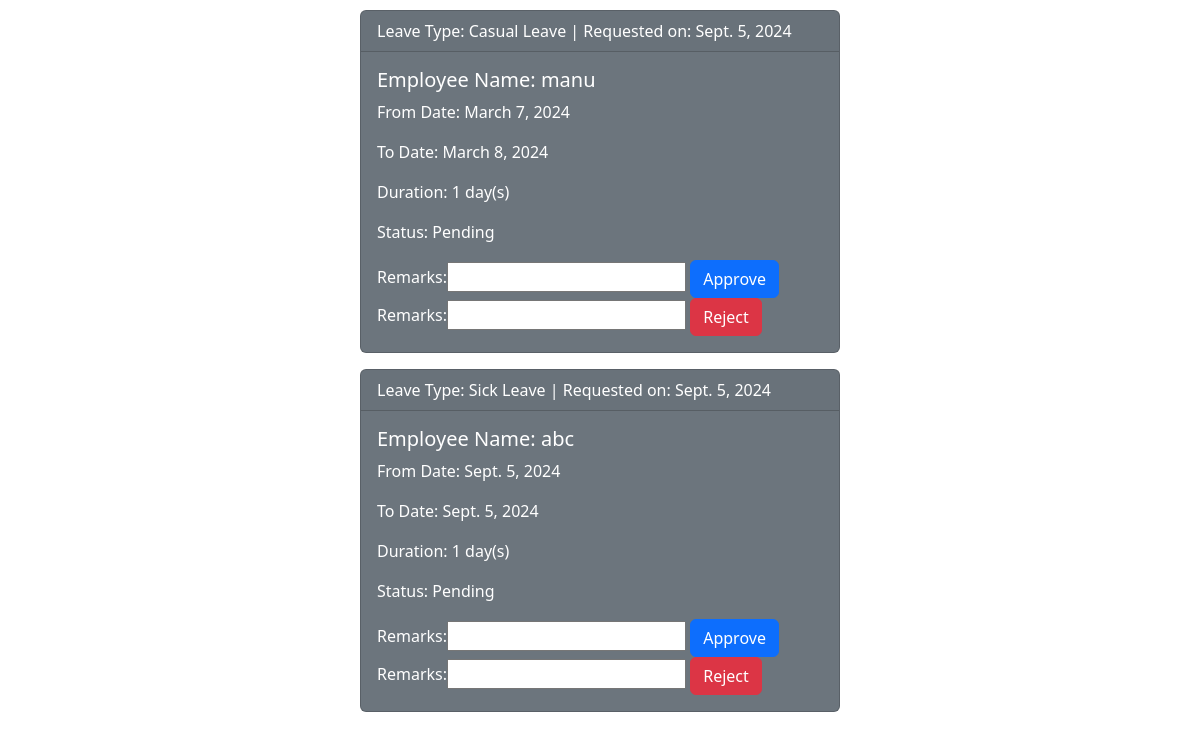
Screenshot of /dashboard/supervisor (signed in) with the database file from the repository.
### leaves/models.py (models this page shows, shortened)
class Leave(models.Model):
    _status = (
        ('P', 'Pending'),
        ('A', 'Approved'),
        ('R', 'Rejected'),
    )
    employee = models.ForeignKey(Profile, on_delete=models.CASCADE)
    supervisor = models.ForeignKey(Supervisor, on_delete=models.CASCADE)
    leave_type = models.ForeignKey(LeaveType, on_delete=models.CASCADE)
    start_date = models.DateField()
    end_date = models.DateField()
    duration = models.IntegerField()
    status = models.CharField(choices=_status, default=_status[0][0], max_length=1)
    reason = models.TextField()
    applied_on = models.DateTimeField(auto_now_add=True)
    remarks = models.CharField(max_length=200, null=True, blank=True)
    def __str__(self) -> str:
        return self.employee.employee.username

class LeaveType(models.Model):
    leave_type = models.CharField(max_length=50)
    def __str__(self) -> str:
        return self.leave_type

class Profile(models.Model):
    employee = models.OneToOneField(User, on_delete=models.CASCADE)
    emp_id = models.IntegerField(unique=True)
    dob = models.DateField()
    contact_number = models.IntegerField()
    email = models.EmailField()
    joining_date = models.DateField()
    last_working_date = models.DateField(null=True, blank=True)
    active = models.BooleanField(default=False)
    supervisor = models.ForeignKey(Supervisor, on_delete=models.CASCADE, null=True, blank=True)
    casual_leave = models.IntegerField(default=0)
    sick_leave = models.IntegerField(default=0)
    optional = models.IntegerField(default=0)
    bereavement_leave = models.IntegerField(default=0)
    other_leave = models.IntegerField(default=0)
    on_duty = models.IntegerField(default=0)

### leaves/views.py (the view)
# urls.py: path('dashboard/supervisor', views.supervisor_view, name='supervisor_view' ),
def supervisor_view(request):
    form = LeaveForm()
    if request.user.is_authenticated:
        try:
            supervisor = Supervisor.objects.get(supervisor=request.user)
            if supervisor:
                leaves = Leave.objects.filter(supervisor=supervisor, status='P')
                context = {'leaves':leaves}
                return render(request, 'leaves/dashboard.html',context)
        except Supervisor.DoesNotExist:
            return HttpResponseForbidden('You are not authorizes to access this resource')
    return render(request, 'leaves/dashboard.html')

### leaves/templates/leaves/dashboard.html (shortened to what this page needs)
{% extends 'leaves/base.html' %}
{% block content %}
<div style="width: 100%;">
    {% if leaves %}
    {% for leave in leaves %}
    {% if leave.status == 'A' %}
    <div class="card text-bg-success mb-3" style="max-width: 30rem; margin: 10px auto;">
    {% elif leave.status == 'P' %}
    <div class="card text-bg-secondary mb-3" style="max-width: 30rem; margin: 10px auto;">
    {% else %}
    <div class="card text-bg-danger mb-3" style="max-width: 30rem; margin: 10px auto;">
    {% endif %}
      <div class="card-header">Leave Type: {{ leave.leave_type }} | Requested on: {{ leave.applied_on | date}}</div>
      <div class="card-body">
        <h5 class="card-title">Employee Name: {{ leave }}</h5>
      <p>From Date: {{ leave.start_date }}</p>
      <p>To Date: {{ leave.end_date }}</p>
      <p>Duration: {{ leave.duration }} day(s)</p>
      <p>Status: {% if leave.status == 'A' %}Approved{% elif leave.status == 'P' %}Pending{% else %} Rejected{% endif %}</p>
        {% if leave.supervisor.id == request.user.id %}
      <form action="{% url 'approve' leave.id %}" method="post">
        <label for="remarks">Remarks: </label
        ><input type="text" name="remarks" id="remarks" />
        <a href="{% url 'approve' leave.id %}"
          ><button type="submit" class="btn btn-primary">Approve</button></a
        >
      </form>
      <form action="{% url 'reject' leave.id %}" method="post">
        <label for="remarks">Remarks: </label
        ><input type="text" name="remarks" id="remarks" />
        <a href="{% url 'reject' leave.id %}"
          ><button type="submit" class="btn btn-danger">Reject</button></a
        >
      </form>
      {% endif %}
      </div>
    </div>
  </div>
    {% endfor %} {% endif %}
    {% endblock content %}

### leaves/templates/leaves/base.html (shortened to what this page needs)
<!DOCTYPE html>
<html lang="en">
<head>
    <link href="https://cdn.jsdelivr.net/npm/bootstrap@5.3.3/dist/css/bootstrap.min.css" rel="stylesheet">
</head>
<body>
    {% block content %}
    {% endblock %}
</body>
</html>

### rows the page displays
Leave: leave_type "Casual Leave", applied_on "Sept. 5, 2024", employee.username "manu", start_date "March 7, 2024", end_date "March 8, 2024", duration "1", status "Pending"
Leave: leave_type "Sick Leave", applied_on "Sept. 5, 2024", employee.username "abc", start_date "Sept. 5, 2024", end_date "Sept. 5, 2024", duration "1", status "Pending"
